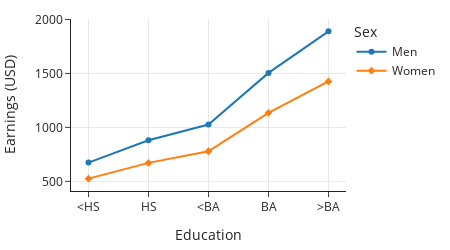

Notebook source saved alongside this figure:
### Markdown cell above
This plot is much better, we can more easily compare the earnings of men and women for each level of education.
However, we can make this difference even more clear using vertical alignment.
Instead of bars, we use dots for groups of men and women that align vertically at each education level:

### Code cell
px.line(earn, x='educ', y='income', symbol='gender', color='gender',
        labels=labels, width=450, height=250)

### Figure 1 — Plotly figure (JSON) as saved in the notebook; plotly's stock layout.template omitted (floating-point values rounded to 4 significant figures)
{"data": [{"hovertemplate": "Sex=Men<br>Education=%{x}<br>Earnings (USD)=%{y}<extra></extra>", "legendgroup": "Men", "line": {"color": "#1F77B4", "dash": "solid"}, "marker": {"symbol": "circle"}, "mode": "markers+lines", "name": "Men", "orientation": "v", "showlegend": true, "type": "scatter", "x": ["<HS", "HS", "<BA", "BA", ">BA"], "xaxis": "x", "y": [674, 881, 1027, 1505, 1890], "yaxis": "y"}, {"hovertemplate": "Sex=Women<br>Education=%{x}<br>Earnings (USD)=%{y}<extra></extra>", "legendgroup": "Women", "line": {"color": "#FF7F0E", "dash": "solid"}, "marker": {"symbol": "diamond"}, "mode": "markers+lines", "name": "Women", "orientation": "v", "showlegend": true, "type": "scatter", "x": ["<HS", "HS", "<BA", "BA", ">BA"], "xaxis": "x", "y": [525, 671, 779, 1135, 1426], "yaxis": "y"}], "layout": {"height": 250, "legend": {"title": {"text": "Sex"}, "tracegroupgap": 0}, "width": 450, "xaxis": {"anchor": "y", "autorange": true, "domain": [0, 1], "range": [-0.2917, 4.292], "title": {"text": "Education"}, "type": "category"}, "yaxis": {"anchor": "x", "autorange": true, "domain": [0, 1], "range": [410.8, 2004.0], "title": {"text": "Earnings (USD)"}, "type": "linear"}}}
